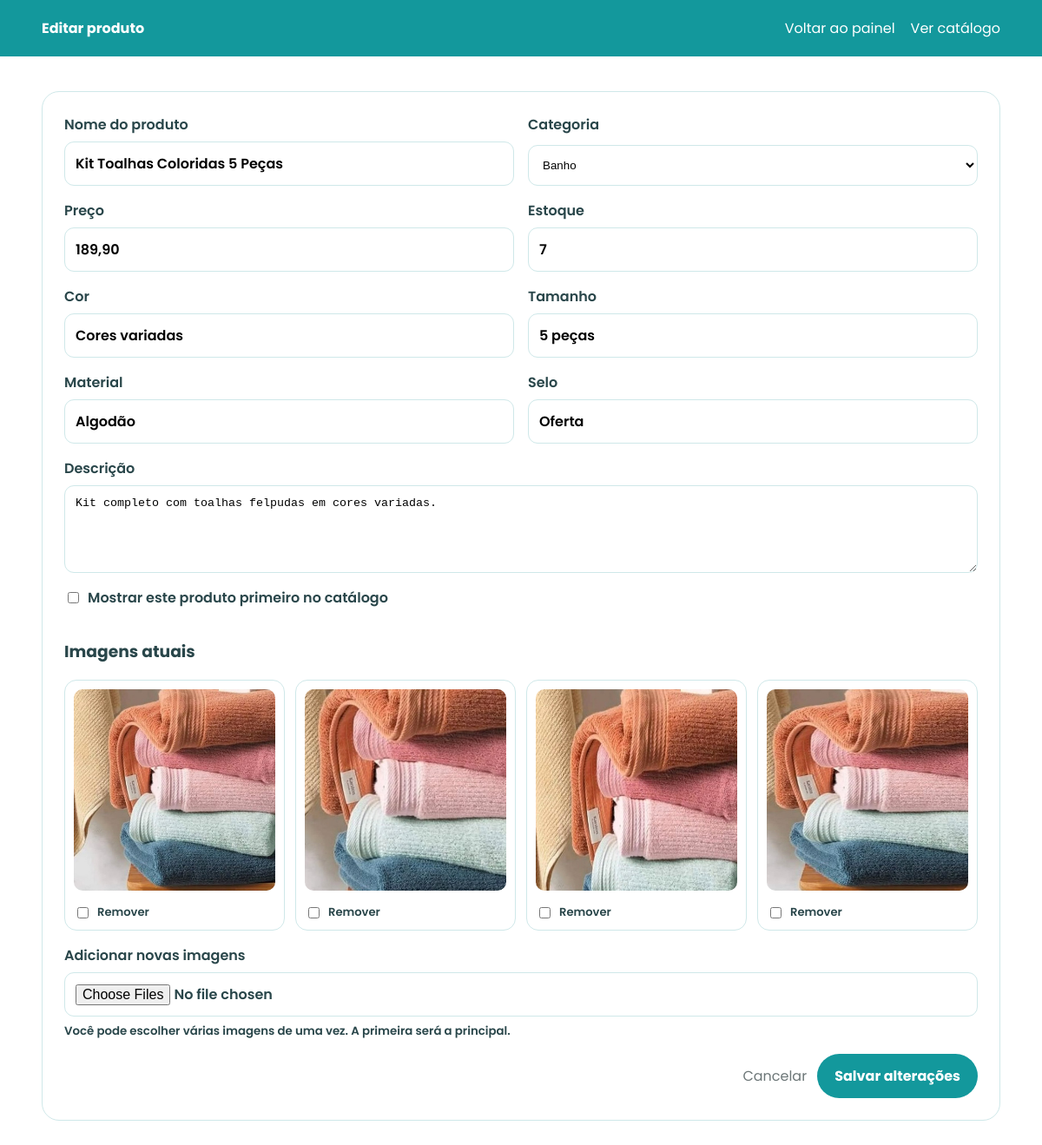
/admin/produtos/24/editar (signed in), run on the app's committed database.
### tables this page shows
CREATE TABLE produtos (
            id INTEGER PRIMARY KEY AUTOINCREMENT,
            nome TEXT NOT NULL,
            categoria TEXT NOT NULL,
            preco REAL NOT NULL,
            descricao TEXT NOT NULL,
            slug_imagem TEXT NOT NULL,
            cor TEXT,
            tamanho TEXT,
            material TEXT,
            estoque INTEGER DEFAULT 0,
            selo TEXT,
            imagens TEXT NOT NULL
        , destaque INTEGER DEFAULT 0, criado_em DATETIME, atualizado_em DATETIME);

### catalogo_margarida_maria_v4_final_completo/app.py (the view, shortened to what this page needs)
@app.route(
    "/admin/produtos/<int:produto_id>/editar",
    methods=["GET", "POST"]
)
@login_obrigatorio
def editar_produto(produto_id):
    with conectar() as con:
        produto = con.execute(
            "SELECT * FROM produtos WHERE id = ?",
            (produto_id,)
        ).fetchone()
    if produto is None:
        flash("Produto não encontrado.", "erro")
        return redirect(url_for("admin"))
    try:
        imagens_atuais = json.loads(produto["imagens"] or "[]")
    except json.JSONDecodeError:
        imagens_atuais = []
    return render_template(
        "produto_form.html",
        produto=produto,
        imagens=imagens_atuais
    )

### catalogo_margarida_maria_v4_final_completo/app.py (called while the page is built)
def conectar():
    conexao = sqlite3.connect(DB_PATH)
    conexao.row_factory = sqlite3.Row
    return conexao

def login_obrigatorio(func):
    @wraps(func)
    def wrapper(*args, **kwargs):
        if not session.get("admin"):
            flash("Faça login para acessar o painel.", "erro")
            return redirect(url_for("login"))
        return func(*args, **kwargs)
    return wrapper

### templates/produto_form.html (shortened to what this page needs)
{% extends "base.html" %}
{% block conteudo %}
<header class="admin-head">
  <div class="container">
    <b>
      {% if produto %}Editar produto{% else %}Novo produto{% endif %}
    </b>
    <div>
      <a href="{{ url_for('admin') }}">Voltar ao painel</a>
      <a href="{{ url_for('inicio') }}">Ver catálogo</a>
    </div>
  </div>
</header>
<main class="container admin-page">
  <section class="admin-card">
    <form method="post" enctype="multipart/form-data" class="product-form">
      <label>
        Nome do produto
        <input
          name="nome"
          value="{{ produto['nome'] if produto else '' }}"
          required
        >
      </label>
      <label>
        Categoria
        <select name="categoria" required>
          {% for categoria in ["Cama", "Mesa", "Banho", "Infantil", "Cozinha"] %}
            <option
              value="{{ categoria }}"
              {% if produto and produto['categoria'] == categoria %}selected{% endif %}
            >
              {{ categoria }}
            </option>
          {% endfor %}
        </select>
      </label>
      <label>
        Preço
        <input
          name="preco"
          value="{{ ('%.2f'|format(produto['preco'])|replace('.', ',')) if produto else '' }}"
          placeholder="129,90"
          required
        >
      </label>
      <label>
        Estoque
        <input
          name="estoque"
          type="number"
          min="0"
          value="{{ produto['estoque'] if produto else 0 }}"
          required
        >
      </label>
      <label>
        Cor
        <input name="cor" value="{{ produto['cor'] if produto else '' }}">
      </label>
      <label>
        Tamanho
        <input name="tamanho" value="{{ produto['tamanho'] if produto else '' }}">
      </label>
      <label>
        Material
        <input name="material" value="{{ produto['material'] if produto else '' }}">
      </label>
      <label>
        Selo
        <input
          name="selo"
          value="{{ produto['selo'] if produto else '' }}"
          placeholder="Novo, Oferta, Destaque..."
        >
      </label>
      <label class="full">
        Descrição
        <textarea name="descricao" rows="5" required>{{ produto['descricao'] if produto else '' }}</textarea>
      </label>
      <label class="full checkbox-label">
        <input
          type="checkbox"
          name="destaque"
        >
        Mostrar este produto primeiro no catálogo
      </label>
      {% if imagens %}
        <div class="full">
          <h3>Imagens atuais</h3>
          <div class="current-images">
            {% for imagem in imagens %}
              <label class="current-image">
                <img
                  src="{{ url_for('static', filename='img/produtos/' + imagem) }}"
                  alt=""
                >
                <span>
                  <input
                    type="checkbox"
                    name="remover_imagens"
                    value="{{ imagem }}"
                  >
                  Remover
                </span>
              </label>
            {% endfor %}
          </div>
        </div>
      {% endif %}
      <label class="full">
        {% if produto %}
          Adicionar novas imagens
        {% else %}
          Imagens do produto
        {% endif %}
        <input
          type="file"
          name="imagens"
          accept=".png,.jpg,.jpeg,.webp"
          multiple
        >
        <small>
          Você pode escolher várias imagens de uma vez. A primeira será a principal.
        </small>
      </label>
      <div class="full form-actions">
        <a href="{{ url_for('admin') }}">Cancelar</a>
        <button type="submit">
          {% if produto %}Salvar alterações{% else %}Cadastrar produto{% endif %}
        </button>
      </div>
    </form>
  </section>
</main>
{% endblock %}

### catalogo_margarida_maria_v4_final_completo/static/css/style.css (style rules this page uses)
:root { --turq:#13989c;--turq2:#7dcbd2;--rose:#efb9be;--rose2:#fff1f2;--white:#fff;--text:#29464a;--gray:#6d7778;--line:#cfe8e9;--shadow:0 18px 55px rgba(18,91,94,.13) }
* { box-sizing:border-box }
html { scroll-behavior:smooth }
body { margin:0;font-family:Poppins,sans-serif;color:var(--text);background:#fff }
a { text-decoration:none;color:inherit }
button,input { font:inherit }
.container { width:min(1220px,92%);margin:auto }
.admin-head { background:var(--turq);color:#fff }
.admin-head .container { display:flex;justify-content:space-between;padding:20px 0 }
.admin-head .container div { display:flex;gap:18px }
.admin-page { padding:40px 0 }
.admin-card { border:1px solid var(--line);border-radius:20px;padding:25px;margin-bottom:24px }
.product-form { display:grid; grid-template-columns:repeat(2,1fr); gap:16px; }
.product-form label { display:grid; gap:7px; font-weight:600; }
.product-form input, .product-form select, .product-form textarea { width:100%; border:1px solid var(--line); border-radius:11px; padding:12px; background:#fff; }
.product-form textarea { resize:vertical; }
.product-form .full { grid-column:1/-1; }
.checkbox-label { display:flex!important; grid-template-columns:auto 1fr!important; align-items:center; }
.checkbox-label input { width:auto; }
.current-images { display:grid; grid-template-columns:repeat(4,1fr); gap:12px; }
.current-image { border:1px solid var(--line); border-radius:14px; padding:10px; }
.current-image img { width:100%; aspect-ratio:1; object-fit:cover; border-radius:10px; }
.current-image span { display:flex; align-items:center; gap:7px; margin-top:8px; font-size:.82rem; }
.current-image input { width:auto; }
.form-actions { display:flex!important; justify-content:flex-end; align-items:center; gap:12px; }
.form-actions a { color:var(--gray); }
.form-actions button { border:0; background:var(--turq); color:#fff; padding:13px 20px; border-radius:999px; font-weight:700; cursor:pointer; }

### data on the page
produtos: nome "Kit Toalhas Coloridas 5 Peças", categoria "Banho", preco "189,90", estoque "7", cor "Cores variadas", tamanho "5 peças", material "Algodão", selo "Oferta", descricao "Kit completo com toalhas felpudas em cores variadas."
